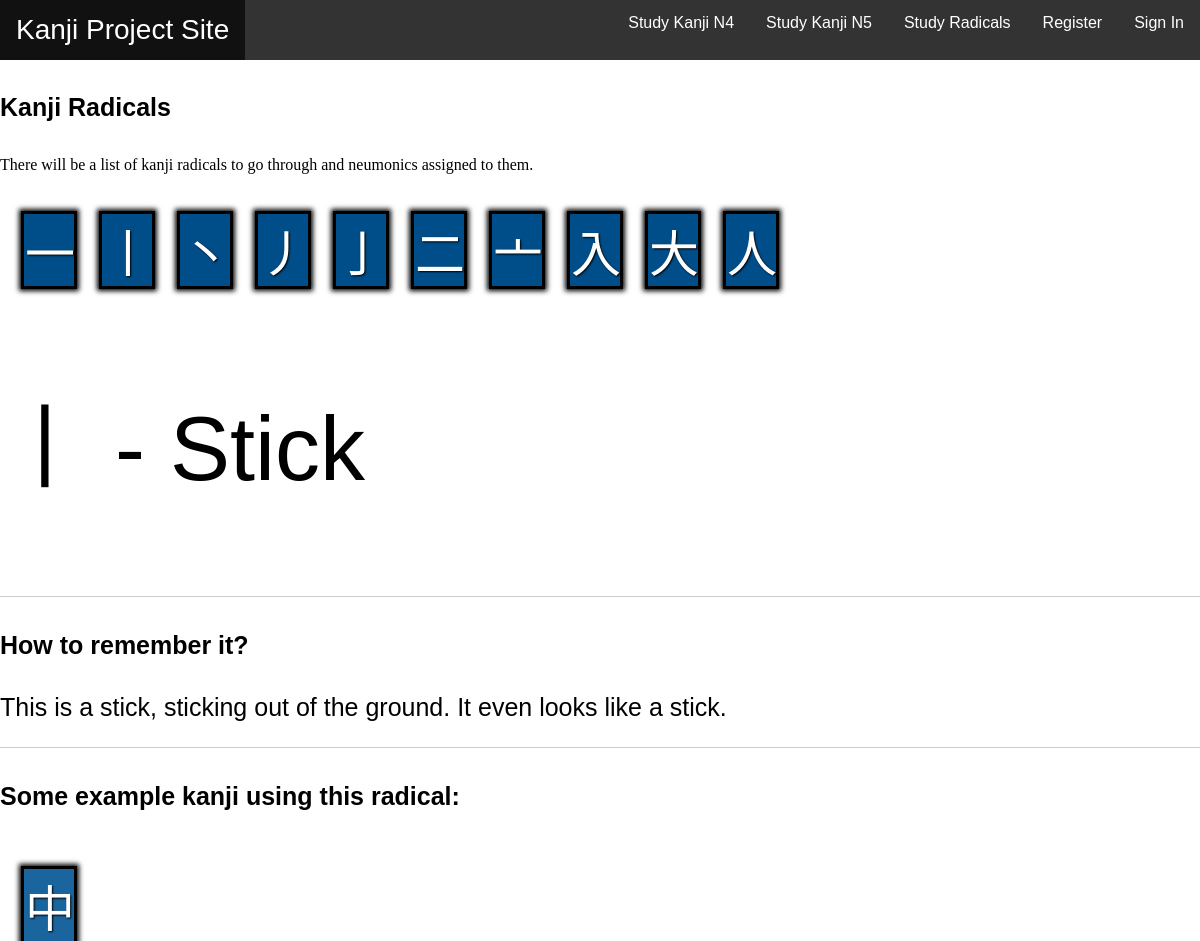
Screenshot of /studyradicals/2/ with the database file from the repository.
### kanji/models.py (models this page shows, shortened)
class radicals(models.Model):
    radical = models.CharField(max_length=20, default ="")
    radical_name = models.CharField(max_length=25, default="")
    description = models.TextField()

class grammarParticle(models.Model):
    hiragana = models.CharField(max_length=200)
    story = models.TextField(default="")
    example_words = models.TextField(default="")
    translation = models.TextField(default="")
    radical = models.CharField(max_length=50, default="")

### kanji/views.py (the view)
# urls.py: path('studyradicals/<int:radical_id>/',views.updateRadical, name='details_radical'),
def updateRadical(request,radical_id):
    radicals_list = radicals.objects.all()
    radical_info = radicals.objects.filter(id=radical_id)
    radical_detail = radicals.objects.get(id=radical_id)
    kanji_associated = grammarParticle.objects.filter(radical=radical_detail.radical)
    context = {"radical_info":radical_info, "radicals_list":radicals_list, "kanji_associated":kanji_associated}
    return render(request, "kanji/studyradicals.html", context)

### kanji/templates/kanji/studyradicals.html
{%extends 'base.html'%}
{%load static%}
{%block content%}
<h4>Kanji Radicals </h4>
<div class="kanji_rad">
<p> There will be a list of kanji radicals to go through and neumonics assigned to them.</p>
{%for radicals in radicals_list%}
  <div class="box_radical">
    <p class="item"><a class="font_link" href="{% url 'details_radical' radicals.id  %}">{{radicals.radical}}</a></p></div>
{%endfor%}
{%for radical in radical_info%}
<p class="hiragana">{{radical.radical}} - {{radical.radical_name}}</p>
<hr/>
<div class="story">
  <h4> How to remember it? </h4>
<p class="story_kanji">{{radical.description}}</p></div>
<hr/>
<div class="example">
{%endfor%}
  <h4> Some example kanji using this radical: </h4>
  {%for kanji in kanji_associated%}
  <div class="box">
    <p class="item"><a  class="font_link"href="{% url 'details' kanji.id  %}">{{kanji.hiragana}}</a></p></div>
    {%endfor%}
{%endblock%}

### kanji/static/kanji/style.css (style rules this page uses)
body { background-color: #FFFFFF; margin:0; padding: 0; }
h4 { font-family: sans-serif; font-size:25px; }
.item { display:inline; color:#181818; font-size:50px; margin-left:2%; }
a { text-decoration: none; color:#181818; }
.box { display:inline-block; margin-left:2%; margin-top:2%; outline-style: solid; background-color:#1A659E; box-shadow: 0px 0px 5px 5px #000000; text-shadow: 1px 1px 2px #000000 }
.box_radical { display:inline-block; margin-left:2%; margin-top:2%; outline-style: solid; background-color:#004E89; box-shadow: 0px 0px 5px 5px #000000; text-shadow: 1px 1px 2px #000000 }
.hiragana { font-size:90px; font-family:sans-serif; }
.story_kanji { font-size:25px; font-family:sans-serif; }
hr { display: block; height: 1px; border: 0; border-top: 1px solid #ccc; margin: 1em 0; padding: 0; }
.font_link { color:white; }

### rows the page displays
radicals: radical "一"
radicals: radical "丨", radical_name "Stick", description "This is a stick, sticking out of the ground. It even looks like a stick."
radicals: radical "丶"
radicals: radical "丿"
radicals: radical "亅"
radicals: radical "二"
radicals: radical "亠"
radicals: radical "入"
radicals: radical "大"
radicals: radical "人"
grammarParticle: hiragana "中"
